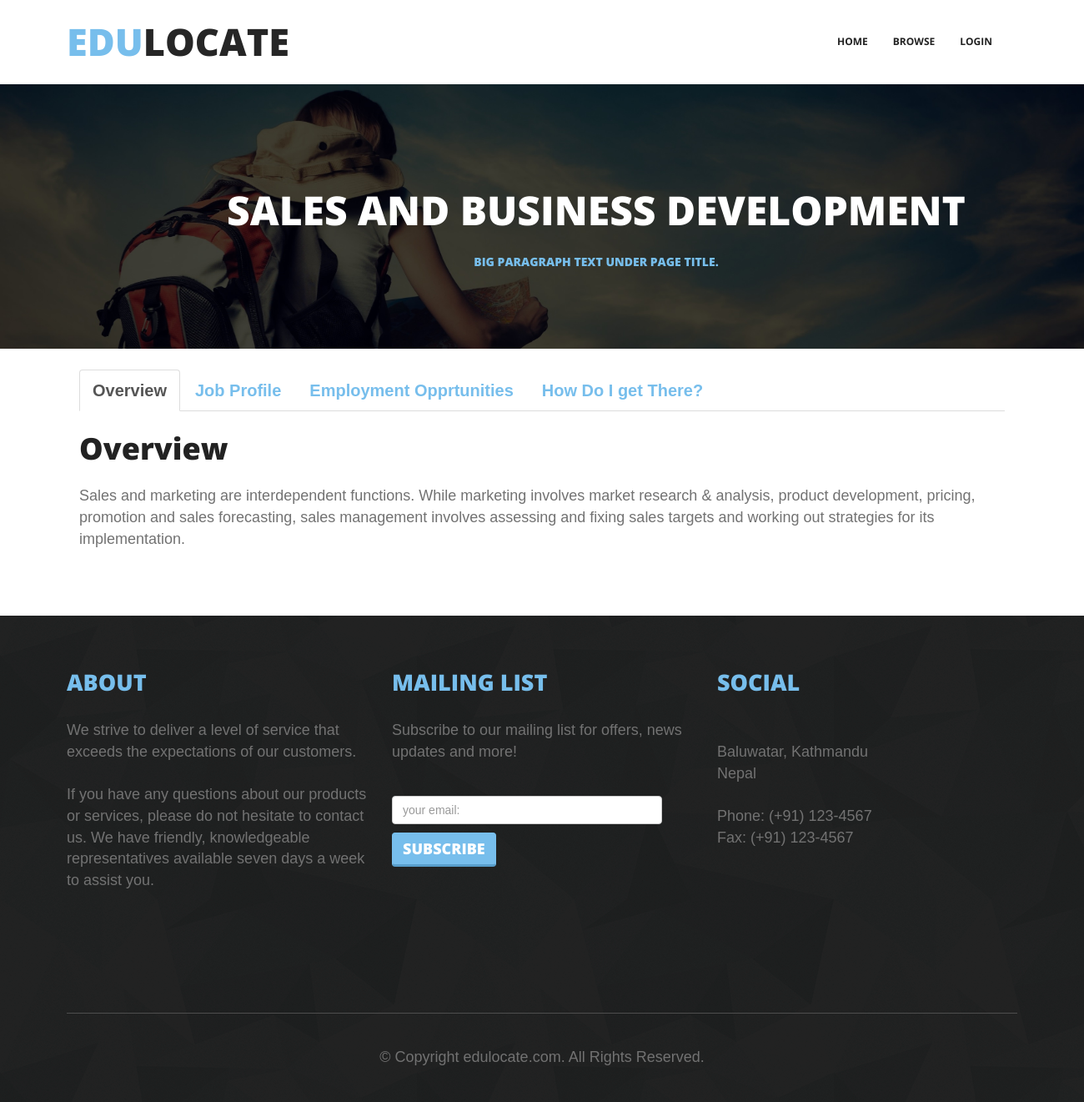
The app's page /career_view.php?id=1001 with its own data.
### tables this page shows
CREATE TABLE `career_info` (
  `id` int(5) NOT NULL,
  `cname` varchar(200) NOT NULL,
  `overview` text NOT NULL,
  `profile` text NOT NULL,
  `opportunities` text NOT NULL,
  `process` text NOT NULL,
  `wts` text NOT NULL
);

### career_view.php (the view, shortened to what this page needs)
<!DOCTYPE html>
<html>
<head>
<link href="css/bootstrap.min.css" rel="stylesheet">
<link href="css/style.css" rel="stylesheet">
<link rel="stylesheet" href="css/magnific-popup.css">
</head>
<body>
<header class="main__header">
  <div class="container">
    <nav class="navbar navbar-default" role="navigation">
      <div class="navbar-header">
        <h1 class="navbar-brand"><a href="index.php">EDU<span>LOCATE</span></a></h1>
      </div>
      <div class="navbar-collapse navbar-right" id="bs-example-navbar-collapse-1">
        <ul class="nav navbar-nav">
          <li><a href="index.php">Home</a></li>
          <li><a href="nepal.php">browse</a></li>
          <?php
include('page_session.php');
if(isset($f_name))
{
  echo "<li class='dropdown'>";
            echo "<a href='#' class='dropdown-toggle' data-toggle='dropdown'>Hi,$f_name </a>";
             echo "<ul class='dropdown-menu'>";
               echo "<li><a href='profile_demo.php'>My Dashboard</a></li>";
               echo "<li><a href='profile_details.php'>Profile</a></li>";
	           echo "<li><a href='my_wishlist.php'>My Wishlist</a></li>";
               echo "<li><a href='logout.php'>Logout</a></li>";
             echo "</ul>";
           echo "</li>";
}
else
{
 echo "<li><a href='login.php'>login</a></li>";
}
?>
        </ul>
      </div>
    </nav>
  </div>
</header>
<?php
$prod_id=$_GET['id'];
$servername = "localhost";
$username = "root";
$password = "";
$dbname = "proj_career_info";
$conn = new mysqli($servername, $username, $password, $dbname);
$sql = "SELECT * FROM career_info where id= $prod_id";
$result = $conn->query($sql);
if ($result->num_rows > 0)
{
    while($row = $result->fetch_assoc())
    {
      $cname=$row['cname'];
      $overview=$row['overview'];
    }
 }
    else
    {
    echo "0 results";
    }
?>
 <section class="main__middle__container">
  <div class="row blue__line">
    <div class="container text-center">
      <h1 style="font-size:-webkit-xxx-large;"><?php echo "$cname"; ?></h1>
      <p style="font-size:-webkit-xx-large;" class="big-paragraph">Big paragraph text under page title.</p>
    </div>
  </div>
  <div class="container">
        <div class="col-md-12">
          <ul class="nav nav-tabs" style="margin-top: 25px;">
            <li class="active"><a style="font-size: 20px;font-weight: 700;" href="#A" data-toggle="tab">Overview</a></li>
            <li><a style="font-size: 20px;font-weight: 700;" href="#B" data-toggle="tab">Job Profile</a></li>
            <li><a style="font-size: 20px;font-weight: 700;" href="#C" data-toggle="tab">Employment Opprtunities</a></li>
            <li><a style="font-size: 20px;font-weight: 700;" href="#D" data-toggle="tab">How Do I get There?</a></li>
          </ul>
          <div class="tabbable">
            <div class="tab-content">
              <div class="tab-pane active" id="A">
                  <h2>Overview</h2>
                  <p class="career-para">
                  <?php echo "$overview"; ?>
                  </p>
               </div>
            </div>
          </div>
        </div>
    <br />
    <br />
    <br />
  </div>
</section>
<footer>
  <div class="container">
    <div class="row">
      <div class="col-md-4">
        <h3>About</h3>
        <p>We strive to deliver a level of service that exceeds the expectations of our customers. <br />
          <br />
          If you have any questions about our products or services, please do not hesitate to contact us. We have friendly, knowledgeable representatives available seven days a week to assist you.</p>
      </div>
      <div class="col-md-4">
        <h3>Mailing list</h3>
        <p>Subscribe to our mailing list for offers, news updates and more!</p>
        <br />
        <form action="#" method="post" class="form-inline" role="form">
          <div class="form-group">
            <input type="email" class="form-control form-control-lg" id="exampleInputEmail2" placeholder="your email:">
          </div>
          <button type="submit" class="btn btn-primary">subscribe</button>
        </form>
      </div>
      <div class="col-md-4">
        <h3>Social</h3>
        <p><br />
          Baluwatar, Kathmandu<br />
          Nepal<br />
          <br />
          Phone: (+91) 123-4567<br />
          Fax: (+91) 123-4567<br />
          <br />
        </p>
        <div class="social__icons"> <a href="#" class="socialicon socialicon-twitter"></a> <a href="#" class="socialicon socialicon-facebook"></a> <a href="#" class="socialicon socialicon-google"></a> <a href="#" class="socialicon socialicon-mail"></a> </div>
      </div>
    </div>
    <hr>
    <p class="text-center">&copy; Copyright edulocate.com. All Rights Reserved.</p>
  </div>
</footer>
</body>
</html>

### css/style.css (style rules this page uses)
a, input, button { -webkit-transition: all ease .2s; -moz-transition: all ease .2s; -o-transition: all ease .2s; transition: all ease .2s; }
body { font-family: Calibri, sans-serif; color: #a6a8a8; font-size: 14px; }
a { color: #77beec; }
hr { border-color: #e5e5e5; margin: 10px 0 10px 0; }
h1, h2, h3, h4, h5, .btn, p.big-paragraph, .carousel-caption, .recent-posts .col-md-9 .text p small, .navbar-default .navbar-brand, .orange { font-family: 'Open Sans', sans-serif; font-weight: 800; }
h1 { font-size: 60px; text-transform: none; color: #262626; }
h2 { font-size: 36px; color: #222222; text-transform: none; line-height: 50px; }
h3 { font-size: 27px; color: #222; text-transform: uppercase; }
.form-control, .form-control:focus { -webkit-box-shadow: none; box-shadow: none; }
.btn-primary { font-size: 18px; text-transform: uppercase; color: #fff; font-weight: 800; border-color: #77beec; border-bottom: 3px solid #589ecb; background: #77beec; }
header { background: #fff; width: 100%; }
.navbar-default .navbar-brand, .navbar-default .navbar-brand:hover { font-size: 45px; font-weight: 800; color: #77beec; text-transform: none; text-align: center; display: inline-block; margin: 40px auto; padding: 0; border-radius: 3px; -webkit-border-radius: 3px; -moz-border-radius: 3px; -ms-border-radius: 3px; -o-border-radius: 3px; }
.navbar-default .navbar-brand a { color: #77beec; text-decoration: none; }
.navbar-default .navbar-brand span { color: #262626; }
.navbar-default .navbar-brand a span { color: #262626; }
.navbar-default { background: none; border: none; margin-bottom: 0px; position: relative; z-index: 999; }
.navbar-default .navbar-nav { padding: 0px; }
.navbar-default .navbar-nav>li { padding: 40px 0; border-bottom: 1px solid transparent; }
.navbar-default .navbar-nav>li>a { color: #222222; font-size: 12px; padding: 0px 15px; font-weight: bold; font-family: 'Open Sans', sans-serif; box-sizing: border-box; -moz-box-sizing: border-box; text-transform: uppercase; }
.navbar-default .navbar-nav>li:first-child { margin-left: 0px; }
.main__middle__container { width: 100%; }
.row { padding: 75px 0; }
.container .row:first-child { padding: 75px 10% 75px 10%; }
p.big-paragraph { font-size: 14px; text-transform: uppercase; padding-top: 15px; color: #77beec; }
.blue__line { width: 100%; padding: 105px 10% 75px; margin: 0; background: #262626 url('../images/carrer.jpg') no-repeat; background-size: 100% 100%; }
.blue__line h1 { color: #fff; }
.blue__line p { color: #77beec; }
.socialicon { position: relative; display: inline-block; width: 32px; margin-right: 5px; height: 32px; }
.socialicon-twitter { background: url('../images/social/twitter.png') no-repeat; }
.socialicon-facebook { background: url('../images/social/facebook.png') no-repeat; }
.socialicon-google { background: url('../images/social/google.png') no-repeat; }
.socialicon-mail { background: url('../images/social/mail.png') no-repeat; }
footer { background: #262626 url('../images/bg_pattern.png') repeat; color: #808080; }
footer h3 { padding-bottom: 20px; color: #77beec; }
footer hr { border-top: 1px solid #4e4e4e; margin: 70px 0 0 0; }
footer>.container>.row:first-child { padding: 45px 0; }
footer .text-center { padding: 40px 0; margin: 0; }
footer .form-group { width: 90%; }
footer button.btn-primary { position: relative; top: 10px; }

### records on screen
career_info: cname "SALES AND BUSINESS DEVELOPMENT", overview "Sales and marketing are interdependent functions. While marketing involves market research & analysis, product development, pricing, promotion and sales forecasting, sales management involves assessing and fixing sales targets and working out strategies for its implementation."
